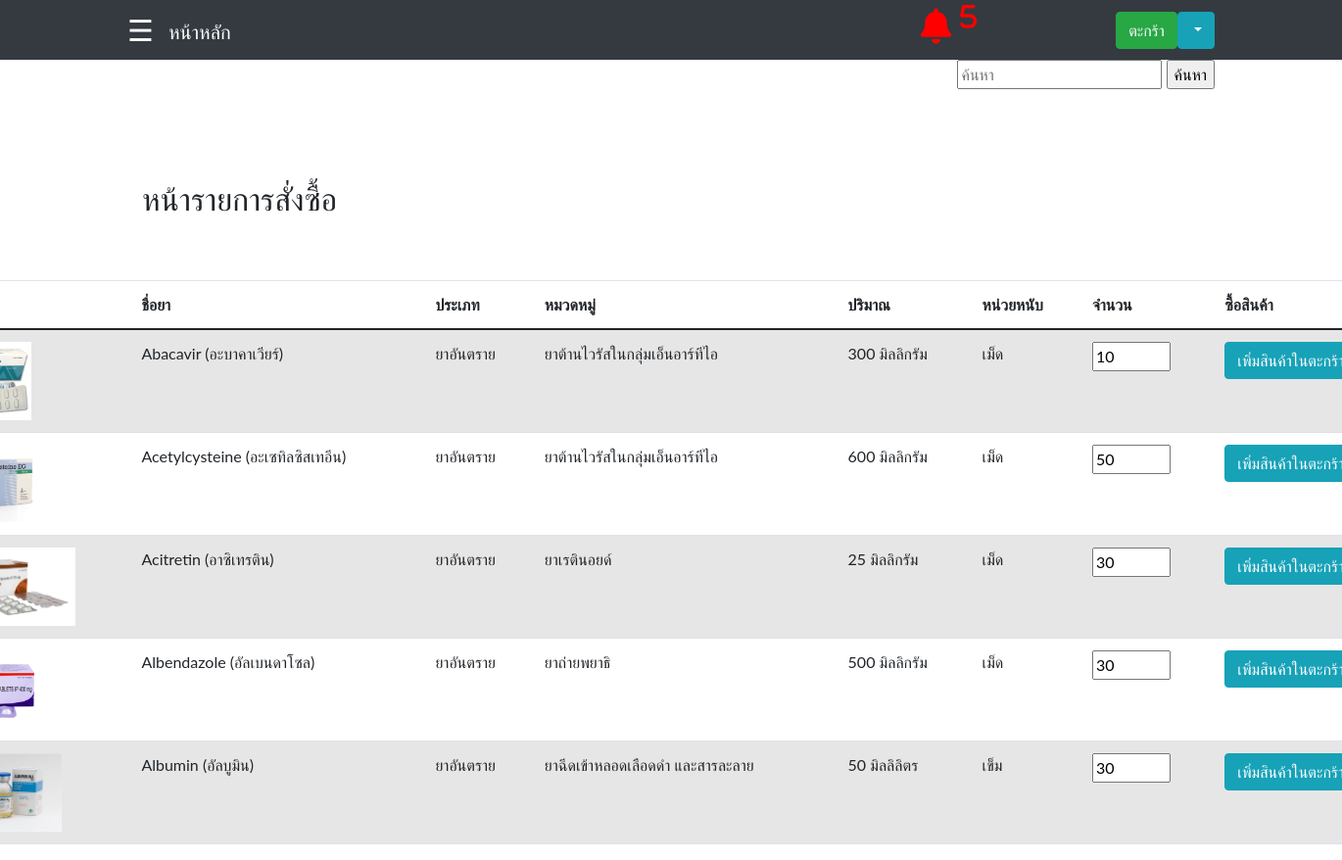
Before: /CatagorySearch.php with the older database file.
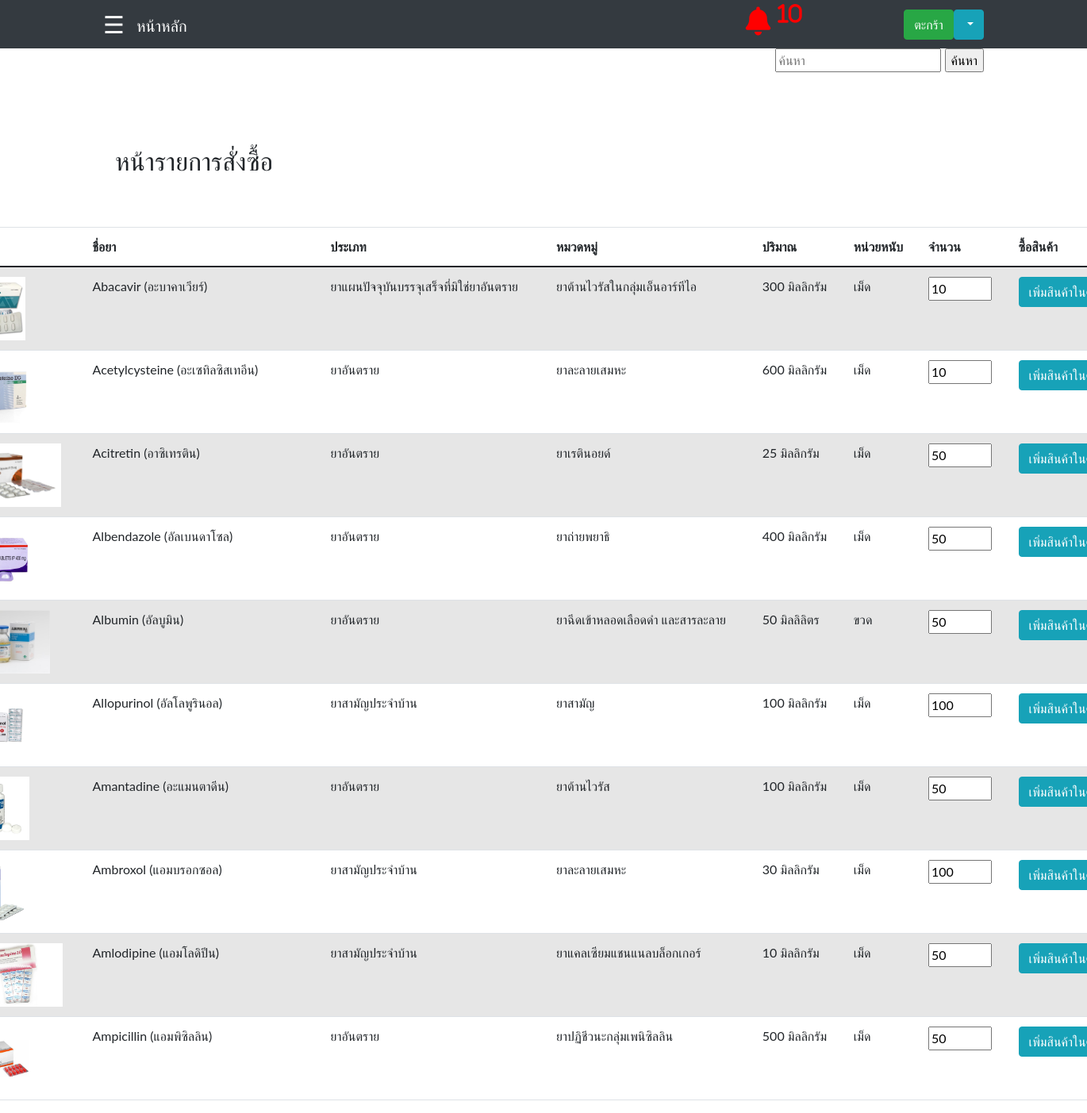
After: the same page with the newer database file.
### tables this page shows
CREATE TABLE `tbl_med` (
  `MedId` int(11) NOT NULL,
  `TypeId` int(11) DEFAULT NULL,
  `CateId` int(11) DEFAULT NULL,
  `VolumnId` int(11) DEFAULT NULL,
  `UnitId` int(11) DEFAULT NULL,
  `MedName` varchar(255) DEFAULT NULL,
  `MedPack` varchar(255) DEFAULT NULL,
  `MedPrice` varchar(255) DEFAULT NULL,
  `MedDes` varchar(255) DEFAULT NULL,
  `MedIndi` varchar(255) DEFAULT NULL,
  `MedNoti` varchar(255) DEFAULT NULL,
  `MedLow` int(11) DEFAULT NULL,
  `MedTotal` int(11) DEFAULT NULL,
  `MedPoint` int(11) DEFAULT NULL,
  `MedPath` varchar(255) DEFAULT NULL
);

CREATE TABLE `tbl_type` (
  `TypeId` int(11) NOT NULL,
  `TypeName` varchar(255) DEFAULT NULL
);

CREATE TABLE `tbl_cate` (
  `CateId` int(11) NOT NULL,
  `CateName` varchar(255) DEFAULT NULL
);

CREATE TABLE `tbl_volumn` (
  `VolumnId` int(11) NOT NULL,
  `VolumnName` varchar(255) DEFAULT NULL
);

CREATE TABLE `tbl_unit` (
  `UnitId` int(11) NOT NULL,
  `UnitName` varchar(255) DEFAULT NULL
);

### CatagorySearch.php (the view, shortened to what this page needs)
<?php
        include('connect.php');
        $sql = "SELECT * FROM tbl_med WHERE MedTotal <= MedPoint";
        $result1 = $conn->query($sql);
        $med = array();
            while($row = $result1->fetch_assoc())
            {
                $med[] = $row;
            }
            $Alert = 0;
?>
     <!DOCTYPE html>
<html lang="en">
<head>
    <nav class="navbar navbar-expand-sm navbar-dark bg-dark">
            <div class="container">
                <div style='margin-right: 15px'>
                    <?php
                    include('slidebar.php');
                    ?>
                <div>
                  <a href="main.php" class="navbar-brand">หน้าหลัก</a>
                  <a herf="main.php"><i class="fa fa-bell" data-toggle="modal" data-target="#centralModalLg" style ="font-size: 36px; color:
                          <?php
                        if((count($med)+$Alert) > 0)
                            {
                                echo "red";
                            }
                        else
                            {
                                echo "white";
                            }
                        ?>
                        ; margin-left: 19em;" aria-hidden="true">
                        <?php
                            if((count($med)+$Alert) > 0)
                                {
                                    echo "<sup>".(count($med)+$Alert)."</sup>";
                                }
                        ?>
                        </i>
                    </a>
                </div>
                <div id="navbar1" class="collapse navbar-collapse" style='justify-content: end;'>
                    <div class="dropdown">
                        <div id="navbar1" class="collapse navbar-collapse">
                            <ul class="navbar-nav ms-auto">
                            <li class="nav-item">
                                    <td><a href="Shipping.php" class ="btn btn-success">ตะกร้า</a></td>
                                </li>
                                <button class="btn btn-info  dropdown-toggle" type="button" id="dropdownMenuButton" data-toggle="dropdown" aria-haspopup="true" aria-expanded="false"
                                ><?php echo $_SESSION['StaffName'] ?>
                                </button>
                            </ul>
                        </div>
                    </div>
                </div>
</head>
<body>
<div class="container-sm">
    <div class="row mb-5">
            <div class="col-md-4 ms-auto " style="text-align: end;">
                <form action="CatagorySearch.php" method="post">
                    <input type="text" name="textsearch" placeholder = "ค้นหา">
                    <input type="submit" name="submit" value="ค้นหา">
                </form>
            </div>
    </div>
        <?php
            include('slidebar.php');
        ?>
    <div class="container-sm">
    <h2>หน้ารายการสั่งซื้อ</h2>
    <table class="table table-striped" style="width:1500px; margin-left:-200px ; margin-top: 4rem;">
        <thead>
            <tr>
                <th>รูปภาพ</th>
                <th style="width:20%">ชื่อยา</th>
                <th>ประเภท</th>
                <th>หมวดหมู่</th>
                <th>ปริมาณ</th>
                <th>หน่วยหนับ</th>
                <th>จำนวน</th>
                <th>ซื้อสินค้า</th>
            </tr>
        </thead>
        <tbody>
            <?php
                    $sql = "SELECT tbl_med.MedId,tbl_med.TypeId,tbl_med.CateId,tbl_med.VolumnId,tbl_med.UnitId,tbl_med.MedName,tbl_med.MedPack,tbl_med.MedPrice,tbl_med.MedDes,tbl_med.MedIndi,tbl_med.MedLow,tbl_med.MedTotal,tbl_med.MedPoint,tbl_med.MedPath,tbl_type.TypeName,tbl_cate.CateName,tbl_volumn.VolumnName,tbl_unit.UnitName
                    FROM tbl_med
                    INNER JOIN tbl_type ON tbl_type.TypeId = tbl_med.TypeId
                    INNER JOIN tbl_cate ON tbl_cate.CateId = tbl_med.CateId
                    INNER JOIN tbl_volumn ON tbl_volumn.VolumnId = tbl_med.VolumnId
                    INNER JOIN tbl_unit ON tbl_unit.UnitId = tbl_med.UnitId
                    WHERE MedName LIKE '%{$search}%' OR TypeName LIKE '%{$search}%' OR CateName LIKE '%{$search}%' OR VolumnName LIKE '%{$search}%' OR UnitName LIKE '%{$search}%'";
                    $result = $conn->query($sql);
                    $data = array();
                    while($row = $result->fetch_assoc()) {
                        $data[] = $row;
                    }
                    foreach($data as $key => $Med){
            ?>
                <tr>
                    <form action = "Order.php" method="post">
                    <td><?php echo '<img src="upload/'.$Med['MedPath'].'" height = "80" widht = "80"/>';?></td>
                    <td><?php echo $Med["MedName"]; ?></td>
                    <td><?php echo $Med["TypeName"]; ?></td>
                    <td><?php echo $Med["CateName"]; ?></td>
                    <td><?php echo $Med["VolumnName"]; ?></td>
                    <td><?php echo $Med["UnitName"]; ?></td>
                    <td><input type="number" name="quantity" min="<?php echo $Med["MedLow"]; ?>" max="1000" value= "<?php echo $Med["MedLow"]; ?>"></p></td>
                                <td><input type="submit" class = "btn btn-info" value = "เพิ่มสินค้าในตะกร้า"> </td>
                    </form>
                </tr>
                <?php } ?>
        </tbody>
    </table>
</div>
    </body>
    </html>

### slidebar.php (shortened to what this page needs)
<heaed>
  <link href="https://cdn.jsdelivr.net/npm/bootstrap@5.0.0-beta2/dist/css/bootstrap.min.css" rel="stylesheet">
  <link rel="stylesheet" href="bootstrap/bootstrap.css">
</head>
<body>
        <span style="font-size:30px;cursor:pointer;color: white;" onclick="openNav()">&#9776;</span>
</body>

### slidebar.php (style rules this page uses)
body { font-family: "Lato", sans-serif; }

Changed rows visible on the page:
changed tbl_med "Abacavir (อะบาคาเวียร์)": TypeId.TypeName "ยาอันตราย" → "ยาแผนปัจจุบันบรรจุเสร็จที่มิใช่ยาอันตราย"
changed tbl_med "Acetylcysteine (อะเซทิลซิสเทอีน)": CateId.CateName "ยาต้านไวรัสในกลุ่มเอ็นอาร์ทีไอ" → "ยาละลายเสมหะ"; quantity "50" → "10"
changed tbl_med "Acitretin (อาซิเทรติน)": quantity "30" → "50"
changed tbl_med "Albendazole (อัลเบนดาโซล)": VolumnId.VolumnName "500 มิลลิกรัม" → "400 มิลลิกรัม"; quantity "30" → "50"
changed tbl_med "Albumin (อัลบูมิน)": UnitId.UnitName "เข็ม" → "ขวด"; quantity "30" → "50"
added tbl_med: MedPath (picture), MedName "Allopurinol (อัลโลพูรินอล)", TypeId.TypeName "ยาสามัญประจำบ้าน", CateId.CateName "ยาสามัญ", VolumnId.VolumnName "100 มิลลิกรัม", UnitId.UnitName "เม็ด", quantity "100"
added tbl_med: MedPath (picture), MedName "Amantadine (อะแมนตาดีน)", TypeId.TypeName "ยาอันตราย", CateId.CateName "ยาต้านไวรัส", VolumnId.VolumnName "100 มิลลิกรัม", UnitId.UnitName "เม็ด", quantity "50"
added tbl_med: MedPath (picture), MedName "Ambroxol (แอมบรอกซอล)", TypeId.TypeName "ยาสามัญประจำบ้าน", CateId.CateName "ยาละลายเสมหะ", VolumnId.VolumnName "30 มิลลิกรัม", UnitId.UnitName "เม็ด", quantity "100"
added tbl_med: MedPath (picture), MedName "Amlodipine (แอมโลดิปีน)", TypeId.TypeName "ยาสามัญประจำบ้าน", CateId.CateName "ยาแคลเซียมแชนแนลบล็อกเกอร์", VolumnId.VolumnName "10 มิลลิกรัม", UnitId.UnitName "เม็ด", quantity "50"
added tbl_med: MedPath (picture), MedName "Ampicillin (แอมพิซิลลิน)", TypeId.TypeName "ยาอันตราย", CateId.CateName "ยาปฏิชีวนะกลุ่มเพนิซิลลิน", VolumnId.VolumnName "500 มิลลิกรัม", UnitId.UnitName "เม็ด", quantity "50"
Other visible differences:
count($med)+$Alert: "5" → "10"
